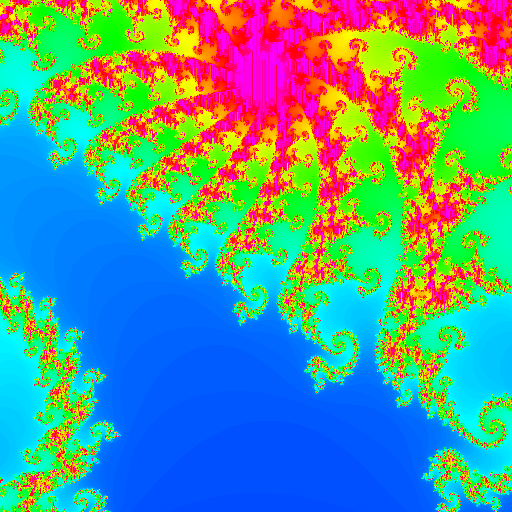

Recreate this plot in Python.
# Julia Set
# Kevin Xie CS550 

from PIL import Image, ImageFilter
import colorsys

imgx,imgy=512,512 # IMAGE DIMENSIONS
tmax=256 # MAXIMUM ITERATIONS
xa,xb=-0.1475,-0.1425
ya,yb=0.255,0.26

image = Image.new("RGB",(imgx,imgy)) # CREATES IMAGE ACCORDING TO DIMENSIONS

cx,cy=-.79,.15
for x in range(imgx): 
	for y in range(imgy): # CYCLE THROUGH EACH PIXEL
		zi, zx = (y*(yb-ya)/(imgy-1)+ya) , (x*(xb-xa)/(imgx-1)+xa) # RESETS VARIABLS (Zn and ITERATION NUM.)
		for t in range(tmax):
			absz=float(((zx**2)+(zi**2))**0.5) # CALCULATES abs(Zn+1) acc. PDF
			if absz>=2.0: # IF abs(Zn+1)>=2, THEN Z HAS ESCAPED
				break
			zx,zi=float((zx*zx-zi*zi)+cx),float((zi*zx+zx*zi)+cy) # CALCULATES Zn+1 acc. PDF
		if t!=tmax-1:
			R,G,B = int(colorsys.hsv_to_rgb((0.813333-(t/tmax))%1,1,1)[0]*255), int(colorsys.hsv_to_rgb((0.813333-(t/tmax))%1,1,1)[1]*255), int(colorsys.hsv_to_rgb((0.813333-(t/tmax))%1,1,1)[2]*255)
		image.putpixel((x,imgy-1-y),(R,G,B))

image.save("julia.png")